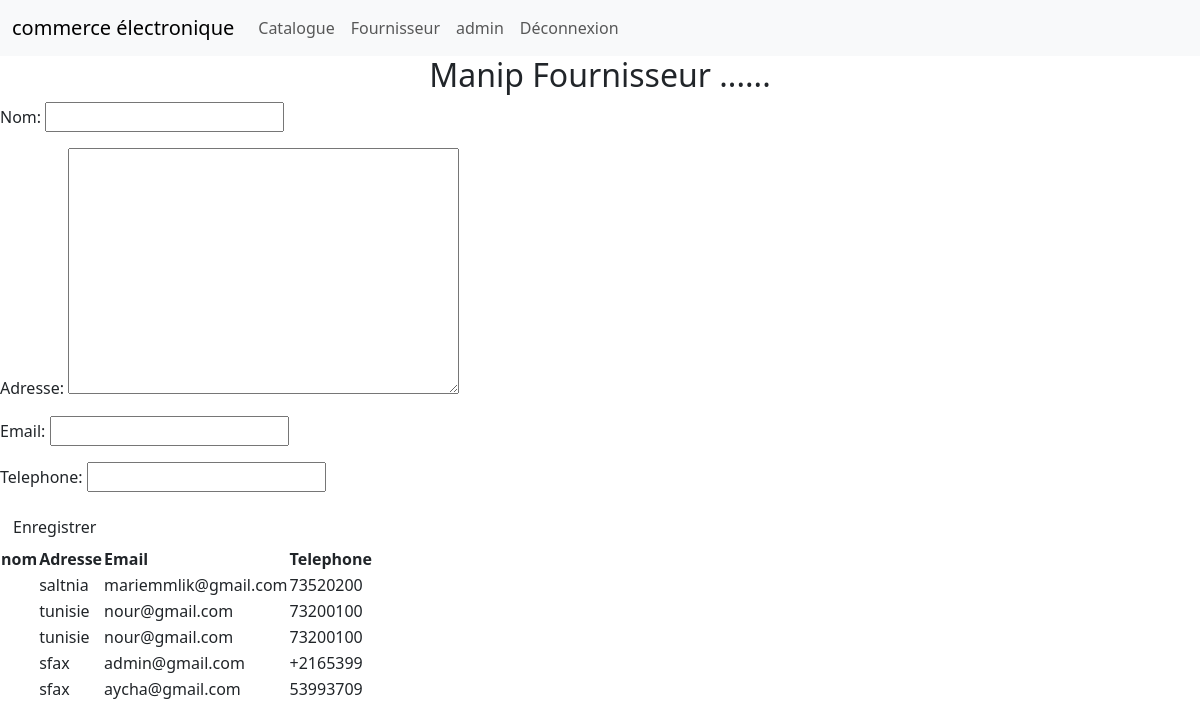
The app's page /magasin/nouvFournisseur/ (signed in) with its own data.
### magasin/models.py (models this page shows, shortened)
class Fournisseur(models.Model):
    nom=models.CharField(max_length=255)
    adresse=models.TextField()
    email=models.EmailField()
    telephone=models.CharField(max_length=8)

### magasin/views.py (the view)
# urls.py: path('nouvFournisseur/',views.nouveauFournisseur,name='nouveauFour'),
@login_required
def nouveauFournisseur(request):
    if request.method == "POST" :
        forms = FournisseurForm(request.POST)
        if forms.is_valid():
            forms.save()
            return HttpResponseRedirect('/magasin')
    else :
        forms = FournisseurForm()
    listfr=Fournisseur.objects.all()
    return render(request,'magasin/fournisseur.html',{'forms':forms , 'listfr':listfr})

### magasin/forms.py
class FournisseurForm(ModelForm):
    class Meta:
        model = Fournisseur
        fields = "__all__"

### magasin/templates/magasin/fournisseur.html (shortened to what this page needs)
{% extends 'magasin/base.html' %}
{% block content %}
<div class="col-md-12 text-center">
<h2>Manip Fournisseur ...... </h2>
</div>
    <form method='POST' class="post-form">
         {{ forms.as_p }}
         <button type="sumit" class="btn btn-default">
            Enregistrer
        </button>
    </form>
<table>
    <tr>
        <th>nom</th>
        <th>Adresse</th>
        <th>Email</th>
        <th>Telephone</th>
    </tr>
{%for i in listfr %}
    <tr>
        <td>{{i.name}}</td>
        <td>{{i.adresse}}</td>
        <td>{{i.email}}</td>
        <td>{{i.telephone}}</td>
    </tr>
    {% endfor %}
</table>
{% endblock %}

### magasin/templates/magasin/base.html (shortened to what this page needs)
{% load static %}
<!DOCTYPE html>
<html>
<head>
<link rel='stylesheet' type='text/css' media='screen'
href="{% static 'css/base.css'%}">
<link href="https://cdn.jsdelivr.net/npm/bootstrap@5.3.0-alpha1/dist/css/bootstrap.min.css" rel="stylesheet">
</head>
<body>
    <nav class="navbar navbar-expand-lg bg-light">
        <div class="container-fluid">
            <a class="navbar-brand" href="{% url 'acceuil' %}">commerce électronique</a>
          <div class="collapse navbar-collapse" id="navbarNavDropdown">
            <ul class="navbar-nav">
              <li class="nav-item">
                <a class="nav-link" href="{% url 'index' %}">Catalogue</a>
              </li>
              <li class="nav-item">
                <a class="nav-link" href="{% url 'nouveauFour' %}">Fournisseur</a>
              </li>
            </ul>
            <ul class="navbar-nav ml-auto">
              {% if user.is_authenticated %}
              <li class="nav-item active">
              <a class="nav-link" href="#">{{user}}</a>
              </li>
              <li class="nav-item active">
              <a class="nav-link" href="{% url 'logout' %}">Déconnexion</a>
              </li>
              {% else %}
<li class="nav-item active">
<a class="nav-link" href="{% url 'login' %}">Connexion</a>
</li>
{% endif %}
</ul>
          </div>
        </div>
      </nav>
{% block content %} {% endblock %}
</body>
</html>

### records on screen
Fournisseur: adresse "saltnia", email "mariemmlik@gmail.com", telephone "73520200"
Fournisseur: adresse "tunisie", email "nour@gmail.com", telephone "73200100"
Fournisseur: adresse "tunisie", email "nour@gmail.com", telephone "73200100"
Fournisseur: adresse "sfax", email "admin@gmail.com", telephone "+2165399"
Fournisseur: adresse "sfax", email "aycha@gmail.com", telephone "53993709"

### other values on screen
{{ user }} "admin"
